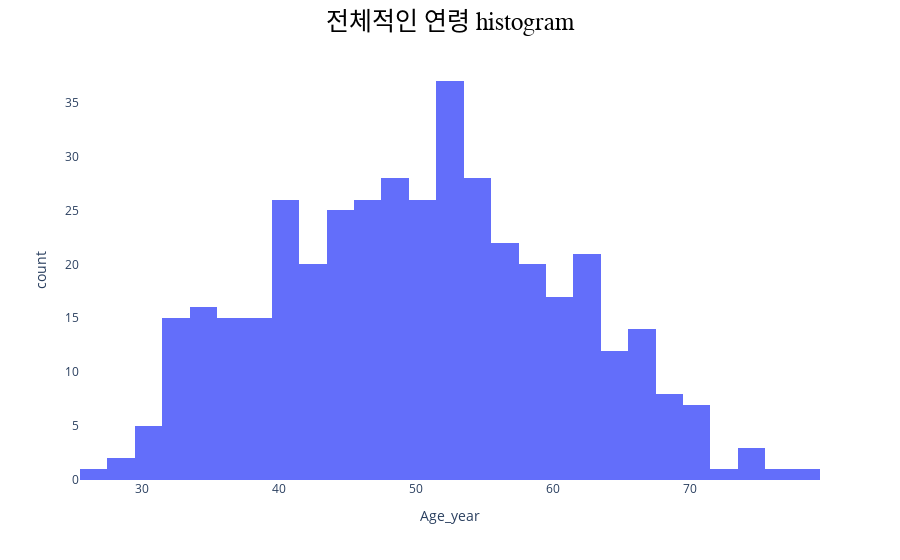

This figure's notebook cell:
### Code cell
# histogram of age
fig = px.histogram(data, x="Age_year")
fig.update_layout(title_text="전체적인 연령 histogram",
                  title_x = 0.5,
                  title_xanchor = 'center',
                  title_font_size = 25,
                  title_font_color = 'black',
                  title_font_family = 'NanumSquare',
                  plot_bgcolor='#ffffff')
fig.show()

### Figure 1 — Plotly figure (JSON) as saved in the notebook; plotly's stock layout.template omitted (floating-point values rounded to 4 significant figures; data arrays with more than 128 entries replaced by an {"elided": "..."} marker saying what was removed)
{"data": [{"alignmentgroup": "True", "bingroup": "x", "hovertemplate": "Age_year=%{x}<br>count=%{y}<extra></extra>", "legendgroup": "", "marker": {"color": "#636efa", "pattern": {"shape": ""}}, "name": "", "offsetgroup": "", "orientation": "v", "showlegend": false, "type": "histogram", "x": {"elided": "412 int values"}, "xaxis": "x", "yaxis": "y"}], "layout": {"barmode": "relative", "legend": {"tracegroupgap": 0}, "margin": {"t": 60}, "plot_bgcolor": "#ffffff", "title": {"font": {"color": "black", "family": "NanumSquare", "size": 25}, "text": "전체적인 연령 histogram", "x": 0.5, "xanchor": "center"}, "xaxis": {"anchor": "y", "domain": [0, 1], "title": {"text": "Age_year"}}, "yaxis": {"anchor": "x", "domain": [0, 1], "title": {"text": "count"}}}}
